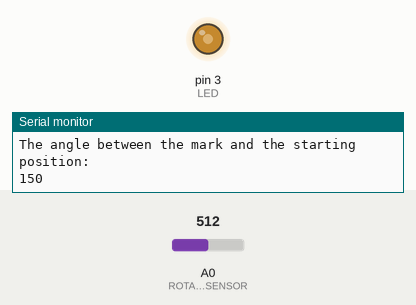
Recording of a sketch running on a simulated Arduino Uno, built with avr-gcc and run on an emulated ATmega328P. Shown: output pins drawn as LEDs (lit = HIGH), the last lines printed to the serial monitor. The inputs (shaded band) are chosen by the test bench; at power-on: A0 (ROTARY_ANGLE_SENSOR) = 512.

Above: at 1.3 s.
1.4 s: A0 (ROTARY_ANGLE_SENSOR) set to 716
At 2.7 s:
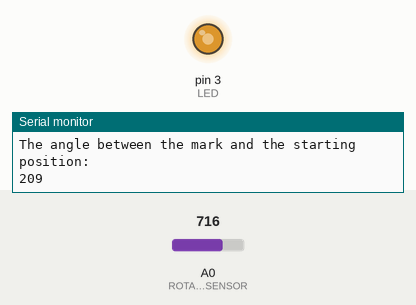
3.0 s: A0 (ROTARY_ANGLE_SENSOR) set to 900
At 4.0 s:
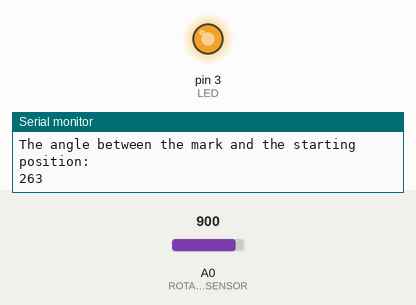
4.5 s: A0 (ROTARY_ANGLE_SENSOR) set to 122
At 5.3 s:
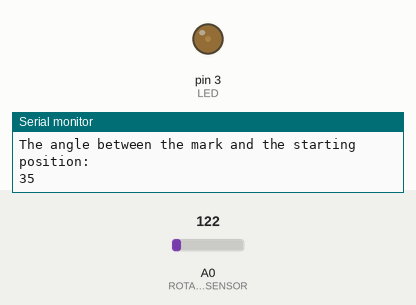
6.0 s: A0 (ROTARY_ANGLE_SENSOR) set to 0
At 6.5 s:
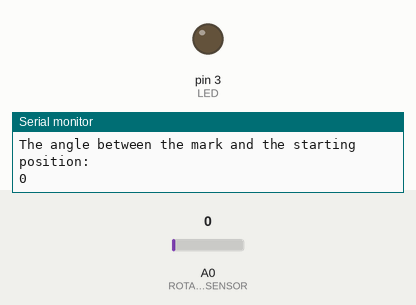
Timing chart, 0 to 8.5 s (numbered marks = the images above; inputs shaded):
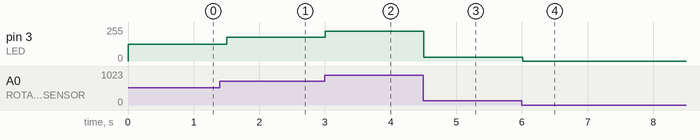

The sketch:

RETORY_SENSOR.ino
```cpp
#define ROTARY_ANGLE_SENSOR A0
#define LED 3//the Grove - LED is connected to D3 of Arduino
#define ADC_REF 5//reference voltage of ADC is 5v.If the Vcc switch on the seeeduino
         //board switches to 3V3, the ADC_REF should be 3.3
#define GROVE_VCC 5//VCC of the grove interface is normally 5v
#define FULL_ANGLE 300//full value of the rotary angle is 300 degrees
void setup()
{
  Serial.begin(9600);
  pinsInit();
}

void loop()
{
  int degrees;
  degrees = getDegree();
  Serial.println("The angle between the mark and the starting position:");
  Serial.println(degrees);

  int brightness;
  /*The degrees is 0~300, should be converted to be 0~255 to control the*/
  /*brightness of LED                           */
  brightness = map(degrees, 0, FULL_ANGLE, 0, 255);
  controlBrightness(brightness);

  delay(500);
}
void pinsInit()
{
  pinMode(ROTARY_ANGLE_SENSOR, INPUT);
  pinMode(LED,OUTPUT);
}

/*PWM control brightness            */
/*If brightness is 0,the LED is off.      */
/*The Greater the brightness, the brighter the LED.*/
/*The range of brightness is 0~255        */
void controlBrightness(int brightness)
{
  analogWrite(LED,brightness);
}
/************************************************************************/
/*Function: Get the angle between the mark and the starting position  */
/*Parameter:-void                           */
/*Return: -int,the range of degrees is 0~300              */
int getDegree()
{
  int sensor_value = analogRead(ROTARY_ANGLE_SENSOR);
  float voltage;
  voltage = (float)sensor_value*ADC_REF/1023;
  float degrees = (voltage*FULL_ANGLE)/GROVE_VCC;
  return degrees;
}
```

Measured:
- after the input at 1.4 s, pin 3 (LED): 127/255 → 177/255 after 0.10 s
- after the input at 3.0 s, pin 3 (LED): 177/255 → 223/255 at once
- after the input at 4.5 s, pin 3 (LED): 223/255 → 29/255 at once
- after the input at 6.0 s, pin 3 (LED): 29/255 → 0/255 at once
